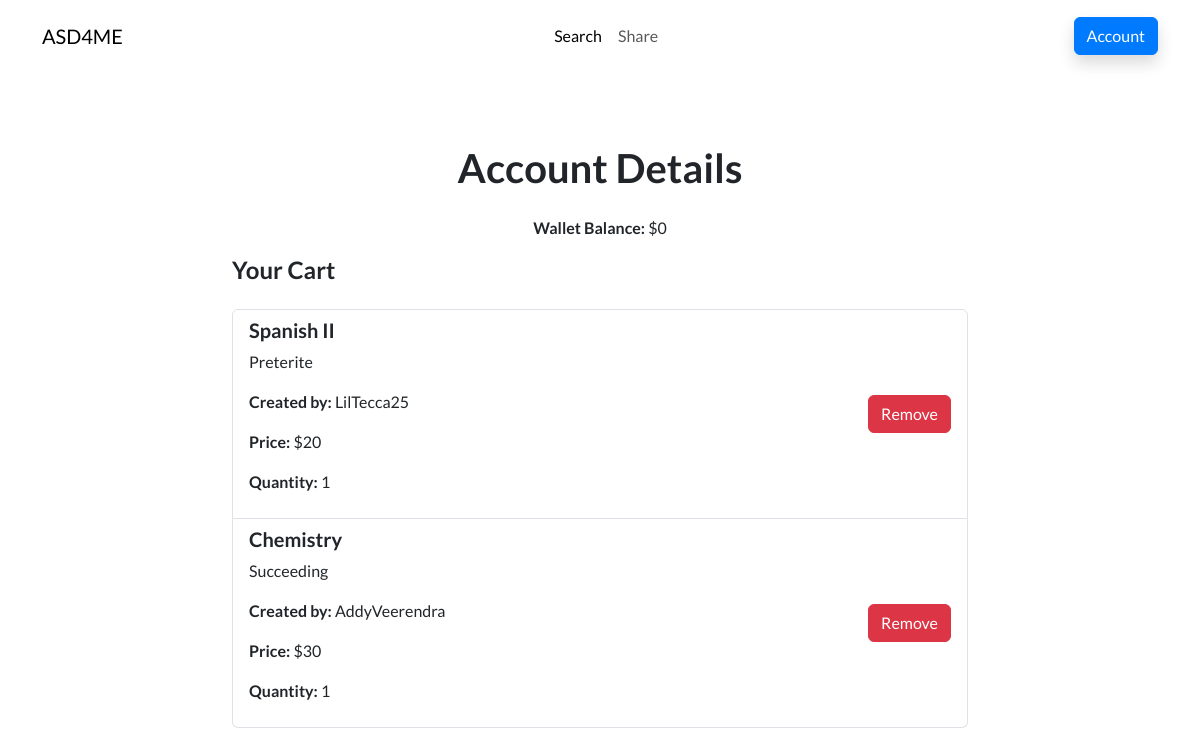
The app's page /market/account (signed in) with its own data.
### models.py (models this page shows)
class CartItem(db.Model):
    id = db.Column(db.Integer, primary_key=True)
    cart_id = db.Column(db.Integer, db.ForeignKey('cart.id'), nullable=False)
    study_guide_id = db.Column(db.Integer, db.ForeignKey('study_guide.id'), nullable=False)
    quantity = db.Column(db.Integer, nullable=False, default=1)
    study_guide = db.relationship('StudyGuide')

class StudyGuide(db.Model):
    id = db.Column(db.Integer, primary_key=True)
    Class = db.Column(db.String(20), nullable=False)
    UnitTopic = db.Column(db.String(20), nullable=False)
    Price = db.Column(db.Integer, nullable=False)
    Creator = db.Column(db.String(20), nullable=False)
    Link = db.Column(db.String(100), nullable=False)

### Market.py (the view, shortened to what this page needs)
@market_bp.route('/account', methods=['GET', 'POST'])
@login_required
def account_home():
    cart = current_user.cart
    cart_items = CartItem.query.filter_by(cart_id=cart.id).all() if cart else []
    form = FlaskForm()
    return render_template('account.html', wallet=current_user.wallet, cart_items=cart_items, form=form)

### ASD4ME.py (called while the page is built)
@login_manager.user_loader
def load_user(user_id):
    return User.query.get(int(user_id))

### templates/account.html (shortened to what this page needs)
<!DOCTYPE html>
<html lang="en">
<head>
    <link rel="stylesheet" href="/static/assets/bootstrap/css/bootstrap.min.css">
</head>
<body>
    <nav class="navbar navbar-expand-md fixed-top navbar-shrink py-3 navbar-light" id="mainNav">
        <div class="container">
            <a class="navbar-brand d-flex align-items-center" href="/market"><span>ASD4ME</span></a>
            <div class="collapse navbar-collapse" id="navcol-1">
                <ul class="navbar-nav mx-auto">
                    <li class="nav-item"><a class="nav-link active" href="/market/search">Search</a></li>
                    <li class="nav-item"><a class="nav-link" href="/market/share">Share</a></li>
                </ul>
                <a class="btn btn-primary shadow" role="button" href="/market/account">Account</a>
            </div>
        </div>
    </nav>
    <section class="py-5 mt-5">
        <div class="container py-5">
            <div class="row">
                <div class="col-md-8 col-xl-6 text-center mx-auto">
                    <h2 class="display-6 fw-bold mb-4">Account Details</h2>
                    <p><strong>Wallet Balance:</strong> ${{ wallet }}</p>
                </div>
            </div>
            <div class="row d-flex justify-content-center">
                <div class="col-md-8">
                    <h4 class="mb-4">Your Cart</h4>
                    {% if cart_items %}
                        <ul class="list-group">
                            {% for item in cart_items %}
                                <li class="list-group-item d-flex justify-content-between align-items-center">
                                    <div>
                                        <h5>{{ item.study_guide.Class }}</h5>
                                        <p>{{ item.study_guide.UnitTopic }}</p>
                                        <p><strong>Created by:</strong> {{ item.study_guide.Creator }}</p>
                                        <p><strong>Price:</strong> ${{ item.study_guide.Price }}</p>
                                        <p><strong>Quantity:</strong> {{ item.quantity }}</p>
                                    </div>
                                    <form action="{{ url_for('market_bp.account_home') }}" method="post">
                                        <button class="btn btn-danger" type="submit">Remove</button>
                                    </form>
                                </li>
                            {% endfor %}
                        </ul>
                    {% else %}
                        <p class="text-muted">Your cart is empty.</p>
                    {% endif %}
                </div>
            </div>
        </div>
    </section>
</body>
</html>

### records on screen
CartItem: study_guide.Class "Spanish II", study_guide.UnitTopic "Preterite", study_guide.Creator "LilTecca25", study_guide.Price "20", quantity "1"
CartItem: study_guide.Class "Chemistry", study_guide.UnitTopic "Succeeding", study_guide.Creator "AddyVeerendra", study_guide.Price "30", quantity "1"

### other values on screen
{{ wallet }} "0"
